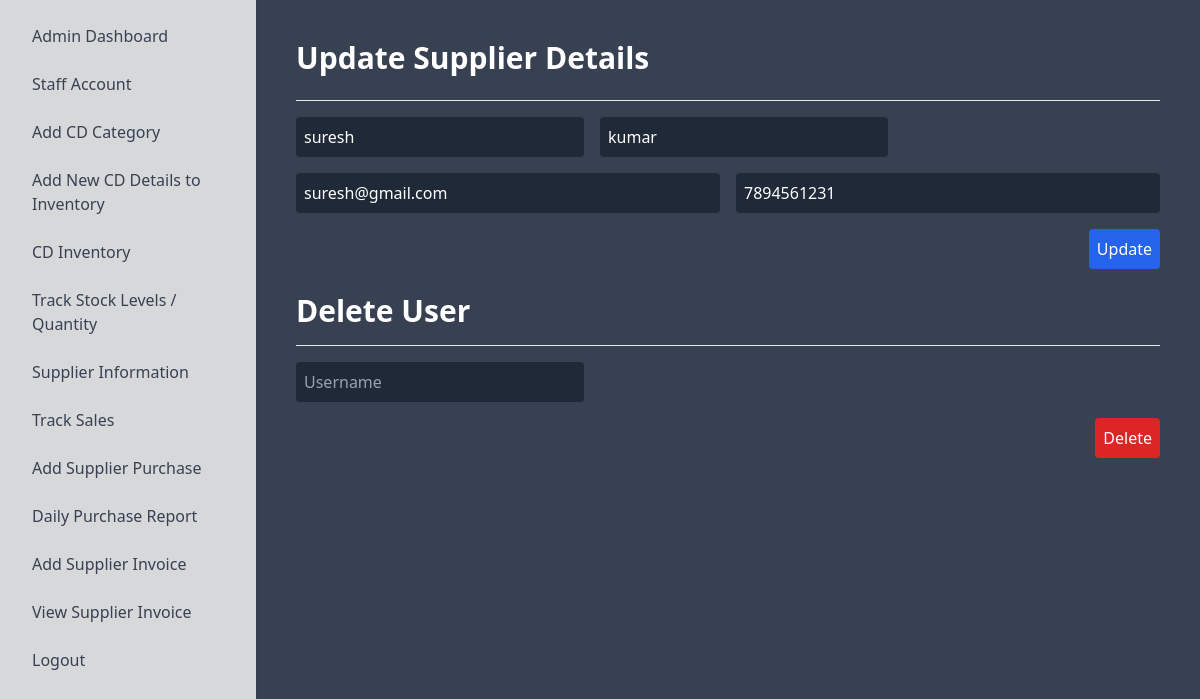
Page /admins/admin_supplier_detail?id=1 on the committed database.
### admins/models.py (models this page shows, shortened)
class Supplier(models.Model):
    id = models.AutoField(primary_key=True)
    first_name=models.CharField(max_length=100)
    last_name=models.CharField(max_length=100)
    email=models.CharField(max_length=100)
    contact = models.CharField(max_length=100)

### admins/views.py (the view)
# urls.py: path('admin_supplier_detail', admin_supplier_detail, name='admin_supplier_detail'),
def admin_supplier_detail(request):
    user_id = request.GET.get('id')
    if not user_id:
        messages.error(request, "No user ID provided.")
        return redirect('admincreatestaffaction')
    user = get_object_or_404(Supplier, id=user_id)
    return render(request, 'admin/admin_supplier_detail.html', {'user': user})

### templates/admin/admin_supplier_detail.html (shortened to what this page needs)
<!DOCTYPE html>
<html lang="en">
<head>
    <link href="https://cdn.jsdelivr.net/npm/tailwindcss@2.2.19/dist/tailwind.min.css" rel="stylesheet">
</head>
<body class="bg-gray-700 text-white">
    <div class="flex">
        <div class="sidebar bg-white shadow-md w-64 p-4" style="background-color: #d7d8da;">
            {% include 'admin/adminnav.html' %}
        </div>
        <div class="flex-1 p-10">
            <h1 class="text-3xl font-bold mb-6">Update Supplier Details</h1>
            <hr>
            <div class="transparent-layer mb-6">
                <form action="{% url 'adminupdatesuplierdetailsaction' %}" method="POST" class="space-y-4">
                    <div class="flex space-x-4">
                        <input type="text" name="first_name" placeholder="First Name" value="{{ user.first_name }}" class="p-2 w-1/3 rounded bg-gray-800 text-white">
                        <input type="text" name="last_name" placeholder="Last Name" value="{{ user.last_name }}" class="p-2 w-1/3 rounded bg-gray-800 text-white">
                    </div>
                    <div class="flex space-x-4">
                        <input type="email" name="email" placeholder="Email" value="{{ user.email }}" class="p-2 w-1/2 rounded bg-gray-800 text-white">
                        <input type="text" name="contact" placeholder="Mobile Number" value="{{ user.contact }}" class="p-2 w-1/2 rounded bg-gray-800 text-white">
                    </div>
                    <div class="flex justify-end">
                        <button type="submit" class="p-2 bg-blue-600 hover:bg-blue-700 rounded">Update</button>
                    </div>
                </form>
            </div>
            <div class="transparent-layer mb-4">
                <h1 class="text-3xl font-bold mb-4">Delete User</h1>
                <hr>
                <form action="{% url 'admindeletesupplieraction' %}" method="POST" class="space-y-4">
                    <div class="flex space-x-4">
                        <input type="text" name="username" placeholder="Username" class="p-2 w-1/3 rounded bg-gray-800 text-white">
                    </div>
                    <div class="flex justify-end">
                        <button type="submit" class="p-2 bg-red-600 hover:bg-red-700 rounded">Delete</button>
                    </div>
                </form>
            </div>
        </div>
    </div>
</body>
</html>

### templates/admin/admin_supplier_detail.html (style rules this page uses)
.sidebar { height: 100vh; overflow-y: auto; }

### rows in the picture
Supplier: first_name "suresh", last_name "kumar", email "suresh@gmail.com", contact "7894561231"
